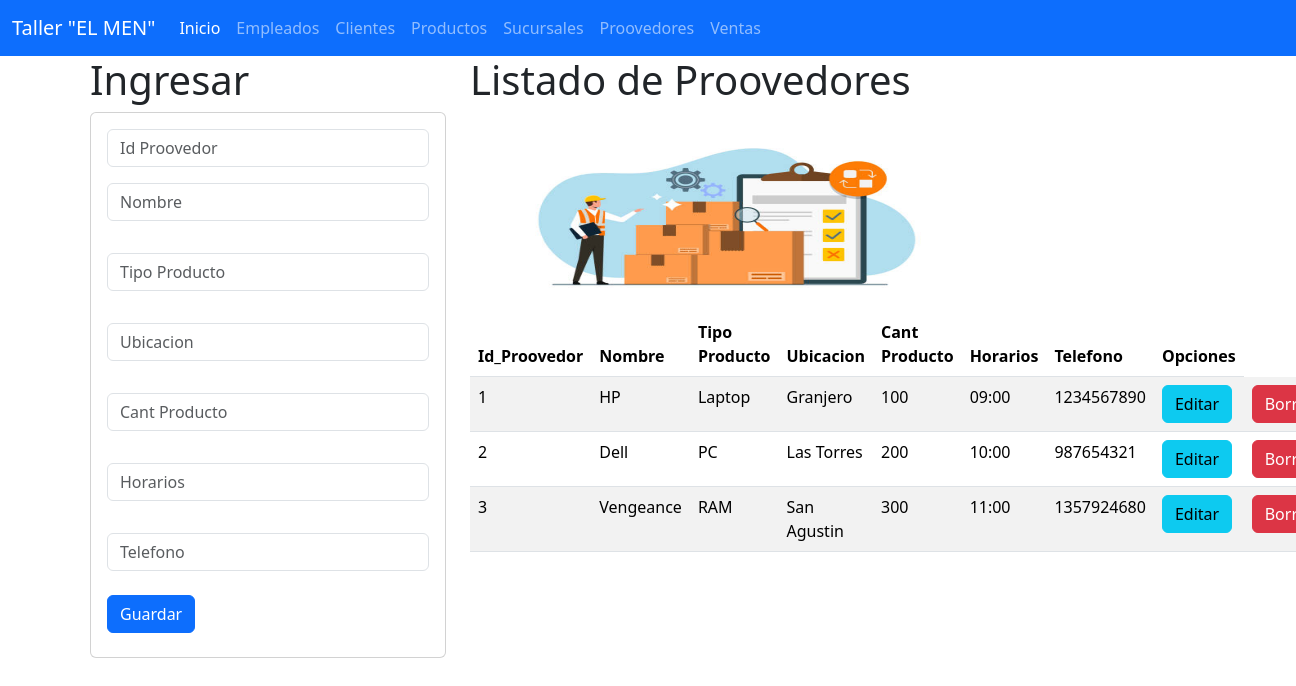
The page /proovedores on the database its author committed.
### Proovedores_app/models.py (models this page shows, shortened)
class Proovedor(models.Model):
    Id_Proovedor = models.CharField(max_length=10,primary_key=True)
    nombre = models.CharField(max_length=100)
    tipo_producto = models.CharField(max_length=100)
    ubicacion = models.CharField(max_length=100)
    cant_producto = models.IntegerField()
    horarios = models.TimeField()
    telefono = models.IntegerField()
    class Meta:
        db_table =  "Proovedores"
        verbose_name = "Proovedor"
        verbose_name_plural = "Proovedores"

### Proovedores_app/views.py (the view)
# urls.py: path('proovedores', views.inicio_vistaProovedor, name='proovedores'),
def inicio_vistaProovedor(request):
    losproovedores=Proovedor.objects.all()
    return render(request, 'gestionarProovedores.html', {'proovedor': losproovedores})

### Proovedores_app/templates/gestionarProovedores.html
{% extends "base.html" %}
{% block cuerpo %}
{% load static %}
<div class="row">
    <div class="col-sm-12 col-md-4 col-lg-4 col-xl-4">
        <h1> Ingresar </h1>
        <div class="card">
            <div class="card-body">
                <form action="registrarProovedor/" method="POST"> {% csrf_token %}
                    <div class="form-group">
                        <input type="text" id="txtid" name="txtid" class="form-control" placeholder="Id Proovedor" minlength="1" maxlength="100" required>
                    </div>
                    <div class="form-group py-3">
                        <input type="text" id="txtnombre" name="txtnombre" class="form-control" placeholder="Nombre" maxlength="100" required>
                    </div>
                    <div class="form-group py-3">
                        <input type="text" id="txttipoproducto" name="txttipoproducto" class="form-control" placeholder="Tipo Producto" maxlength="100" required>
                    </div>
                    <div class="form-group py-3">
                        <input type="text" id="txtubicacion" name="txtubicacion" class="form-control" placeholder="Ubicacion" maxlength="100" required>
                    </div>
                    <div class="form-group py-3">
                        <input type="text" id="txtcant_producto" name="txtcant_producto" class="form-control" placeholder="Cant Producto" maxlength="100" required>
                    </div>
                    <div class="form-group py-3">
                        <input type="datetime" id="txthorarios" name="txthorarios" class="form-control" placeholder="Horarios" maxlength="100" required>
                    </div>
                    <div class="form-group py-3">
                        <input type="text" id="txttelefono" name="txttelefono" class="form-control" placeholder="Telefono" maxlength="100" required>
                    </div>
                    <div class="form-group py-2">
                        <button type="submit" class="btn btn-primary">Guardar</button>
                    </div>
                </form>
            </div>
        </div>
    </div>
    <div class="col-sm-12 col-md-8 col-lg-8 col-xl-8">
            <h1> Listado de Proovedores </h1>
            <img class="w-59" src="{% static '/img/Proovedores.jpg' %}" alt="nava" width="500" height="200">
            <table class="table table-striped">
                <thead>
                <tr>
                    <th scope="col">Id_Proovedor</th>
                    <th scope="col">Nombre</th>
                    <th scope="col">Tipo Producto</th>
                    <th scope="col">Ubicacion</th>
                    <th scope="col">Cant Producto</th>
                    <th scope="col">Horarios</th>
                    <th scope="col">Telefono</th>
                    <th>Opciones</th>
                </tr>
                </thead>
                <tbody>
                    {% for P in proovedor %}
                    <tr>
                        <td>{{P.Id_Proovedor}}</td>
                        <td>{{P.nombre}} </td>
                        <td>{{P.tipo_producto}}</td>
                        <td>{{P.ubicacion}}</td>
                        <td>{{P.cant_producto}}</td>
                        <td>{{P.horarios}}</td>
                        <td>{{P.telefono}}</td>
                        <td> <a href="seleccionarProovedor/{{P.Id_Proovedor}}" class="btn btn-info">Editar</a> </td>
                        <td> <a href="borrarProovedor/{{P.Id_Proovedor}} " class="btn btn-danger">Borrar</a> </td>
                    </tr>
                    {% endfor %}
                </tbody>
                </table>
    </div>
</div>
{% endblock %}

### rows shown on the page
Proovedor: Id_Proovedor "1", nombre "HP", tipo_producto "Laptop", ubicacion "Granjero", cant_producto "100", horarios "09:00", telefono "1234567890"
Proovedor: Id_Proovedor "2", nombre "Dell", tipo_producto "PC", ubicacion "Las Torres", cant_producto "200", horarios "10:00", telefono "987654321"
Proovedor: Id_Proovedor "3", nombre "Vengeance", tipo_producto "RAM", ubicacion "San Agustin", cant_producto "300", horarios "11:00", telefono "1357924680"
